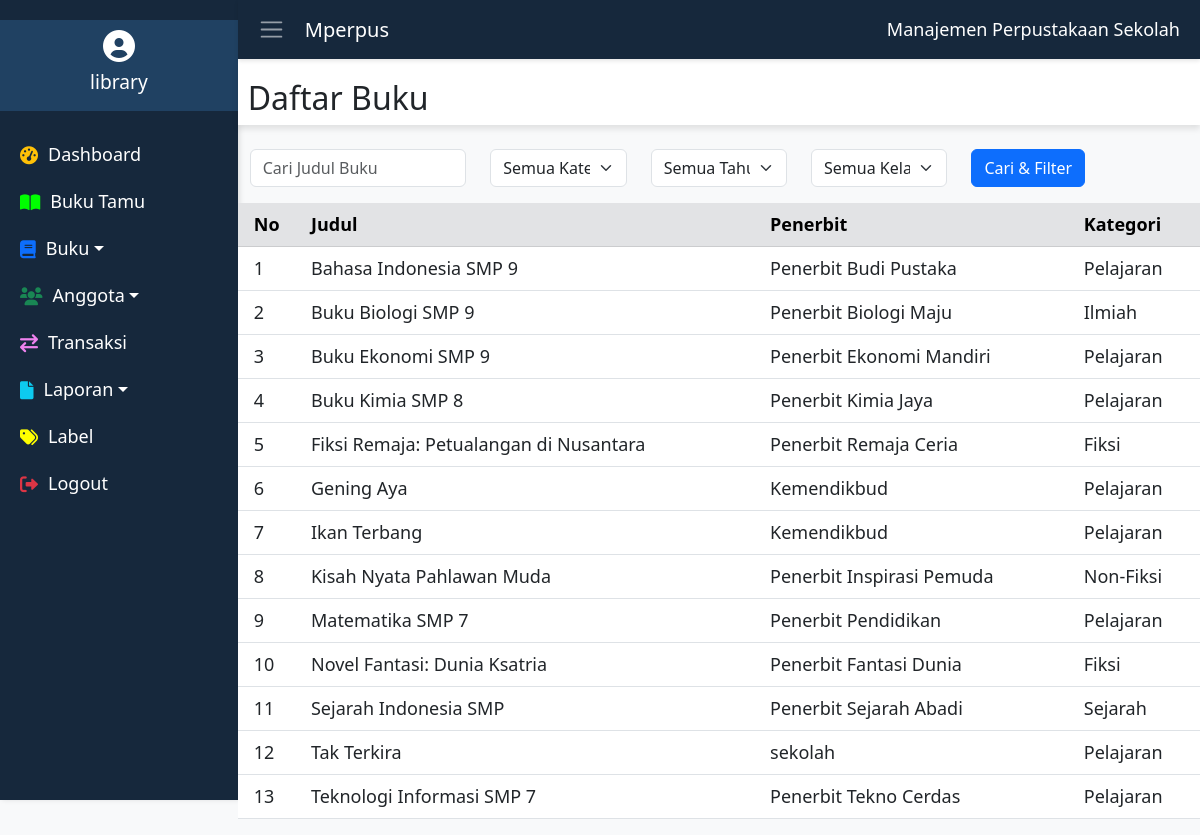
Page /views/daftar_buku.php on the committed database.
### tables this page shows
CREATE TABLE `buku` (
  `kode_buku` varchar(50) NOT NULL,
  `judul` varchar(255) NOT NULL,
  `penerbit` varchar(255) NOT NULL,
  `tahun_terbit` year(4) NOT NULL,
  `kategori` varchar(100) NOT NULL,
  `isbn` varchar(20) NOT NULL,
  `jumlah_lembar` int(11) NOT NULL,
  `jumlah_buku` int(11) NOT NULL,
  `tahun_masuk` year(4) NOT NULL,
  `harga_buku` decimal(10,2) NOT NULL,
  `gambar_buku` varchar(255) DEFAULT NULL,
  `penulis` varchar(100) NOT NULL,
  `tahun_ajaran` varchar(10) NOT NULL,
  `kelas` int(11) NOT NULL
);

### views/daftar_buku.php (the view, shortened to what this page needs)
<!DOCTYPE html>
<html lang="en">
<head>
    <link href="https://cdn.jsdelivr.net/npm/bootstrap@5.3.0-alpha1/dist/css/bootstrap.min.css" rel="stylesheet">
    <link href="https://cdnjs.cloudflare.com/ajax/libs/font-awesome/6.0.0-beta3/css/all.min.css" rel="stylesheet">
    <link rel="stylesheet" href="../css/daftar_buku.css">
    <link rel="stylesheet" href="../css/navbar.css">
    <link rel="stylesheet" href="../css/sidebar.css">
    <link rel="stylesheet" href="../css/modal.css">
</head>
<body>
    <?php include '../includes/sidebar.php'; ?>
    <div class="content">
        <?php include '../includes/navbar.php'; ?>
        <div class="dashboard-header">
            <h2>Daftar Buku</h2>
        </div>
<div class="container-fluid mt-4">
    <div class="mb-6">
        <form method="GET" action="">
            <div class="row align-items-end">
                <div class="col-md-3 mb-3">
                    <input type="text" class="form-control" name="keyword" placeholder="Cari Judul Buku" value="<?php echo htmlspecialchars($_GET['keyword'] ?? '', ENT_QUOTES); ?>">
                </div>
                <div class="col-md-2 mb-3">
                    <select class="form-select" name="kategori">
                        <option value="">Semua Kategori</option>
                    </select>
                </div>
                <div class="col-md-2 mb-3">
                    <select class="form-select" name="tahun_ajaran">
                        <option value="">Semua Tahun Ajaran</option>
                    </select>
                </div>
                <div class="col-md-2 mb-3">
                    <select class="form-select" name="kelas">
                        <option value="">Semua Kelas</option>
                    </select>
                </div>
                <div class="col-md-3 mb-3">
                    <button type="submit" class="btn btn-primary btn-block">Cari & Filter</button>
                </div>
            </div>
        </form>
    </div>
</div>
            <table class="table table-hover">
                <thead class="table table-secondary">
                    <tr>
                        <th>No</th>
                        <th>Judul</th>
                        <th>Penerbit</th>
                        <th>Kategori</th>
                    </tr>
                </thead>
                <tbody>
                <?php
                include '../koneksi.php';
                $sql = "SELECT * FROM buku WHERE 1=1";
                $sql .= " ORDER BY judul ASC";
                $result = mysqli_query($conn, $sql);
                if (mysqli_num_rows($result) > 0) {
                    $no = 1;
                    while ($row = mysqli_fetch_assoc($result)) {
                        echo "<tr data-bs-toggle='modal' data-bs-target='#modalDetailBuku' data-id='" . $row['kode_buku'] . "'>";
                        echo "<td>" . $no++ . "</td>";
                        echo "<td>" . $row['judul'] . "</td>";
                        echo "<td>" . $row['penerbit'] . "</td>";
                        echo "<td>" . $row['kategori'] . "</td>";
                        echo "</tr>";
                    }
                } else {
                    echo "<tr><td colspan='4'>Tidak ada data buku</td></tr>";
                }
                ?>
                </tbody>
            </table>
        </div>
</body>
</html>

### css/daftar_buku.css (style rules this page uses)
body { display: flex; margin: 0; font-family: 'Segoe UI', Tahoma, Geneva, Verdana, sans-serif; font-size: 18px; background-color: #f8f9fa; }
.content { flex-grow: 1; padding: 0; display: flex; flex-direction: column; }
.dashboard-header { background-color: #ffffff; padding-left: 10px; padding-top: 20px; box-shadow: 0 4px 6px rgba(0, 0, 0, 0.1); z-index: 1; }
th:first-child, td:first-child { padding-left: 16px; }

### css/sidebar.css (style rules this page uses)
body { display: flex; margin: 0; font-family: 'Segoe UI', Tahoma, Geneva, Verdana, sans-serif; font-size: 18px; background-color: #f8f9fa; }

### rows in the picture
buku: judul "Bahasa Indonesia SMP 9", penerbit "Penerbit Budi Pustaka", kategori "Pelajaran"
buku: judul "Buku Biologi SMP 9", penerbit "Penerbit Biologi Maju", kategori "Ilmiah"
buku: judul "Buku Ekonomi SMP 9", penerbit "Penerbit Ekonomi Mandiri", kategori "Pelajaran"
buku: judul "Buku Kimia SMP 8", penerbit "Penerbit Kimia Jaya", kategori "Pelajaran"
buku: judul "Fiksi Remaja: Petualangan di Nusantara", penerbit "Penerbit Remaja Ceria", kategori "Fiksi"
buku: judul "Gening Aya", penerbit "Kemendikbud", kategori "Pelajaran"
buku: judul "Ikan Terbang", penerbit "Kemendikbud", kategori "Pelajaran"
buku: judul "Kisah Nyata Pahlawan Muda", penerbit "Penerbit Inspirasi Pemuda", kategori "Non-Fiksi"
buku: judul "Matematika SMP 7", penerbit "Penerbit Pendidikan", kategori "Pelajaran"
buku: judul "Novel Fantasi: Dunia Ksatria", penerbit "Penerbit Fantasi Dunia", kategori "Fiksi"
buku: judul "Sejarah Indonesia SMP", penerbit "Penerbit Sejarah Abadi", kategori "Sejarah"
buku: judul "Tak Terkira", penerbit "sekolah", kategori "Pelajaran"
buku: judul "Teknologi Informasi SMP 7", penerbit "Penerbit Tekno Cerdas", kategori "Pelajaran"
